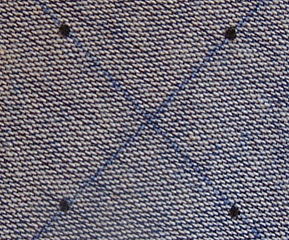
#> input picture cv08/cv08_im1.bmp, 289 x 240 px
$ python cv08.py
#> lines starting #> are read from the running program, lines starting #| are printed output that depends on the picture; after the words box and inside, x2 and y2 are one past the last pixel; in counts of white or black regions, pixels touching at a corner belong together
### cv08/barvic.py
import  matplotlib.pyplot as plt
import cv2
import numpy as np

equivalent = list()

# [8 lines left out: function Thresholding, not called in this run]

#region barvení oblastí

def get_neighbours(image,y,x):
    results = set()
    for iy in range(max(0,y-1),y+1):
        for ix in range(max(0,x-1),min(image.shape[1],x+2)):
            if image[iy,ix] != 0 and image[iy,ix] != 1:
                results.add(image[iy,ix])
    return results
def add_to_equivalent(neighbours):
    selected_lists = list()
    final_group = set()
    for neighbour in neighbours:
        found = False
        for group in equivalent:
            if neighbour in group: #Barva už je v jednom listu => vybere list a spojí s ostatními vybranými listy listy
                if group not in selected_lists:
                    selected_lists.append(group)
                found = True
                break
        if not found: # barva ještě není v seznamu
            final_group.add(neighbour)

    if len(selected_lists) > 1 or not found: #pokud byla nalezena nová barva anebo 2 či více listů potřebují spojit
        for selected_list in selected_lists:
            equivalent.remove(selected_list)
            final_group = final_group.union(selected_list)
        equivalent.append(final_group)

def compute_centroid():
    for color_stat in color_stats.values():
        color_stat.xt = color_stat.x / color_stat.count
        color_stat.yt = color_stat.y / color_stat.count
def get_color(value):
    for i in range(0,len(equivalent)):
        if value in equivalent[i]:
            return i+2
    raise Exception()

#region statistiky o barvení oblastí
color_stats = dict()
class Color_stats:
    y = 0
    x = 0
    count = 0
    xt = 0
    yt = 0
    def add(self,y,x):
        self.y += y
        self.x += x
        self.count += 1
#endregion
#endregion

#region public method

def main(image):
    # první průchod barvení
    result = image.copy()
    highest_number = 2
    for y in range(0, result.shape[0]):
        for x in range(0, result.shape[1]):
            if result[y, x] == 0:
                continue
            neighbours = get_neighbours(result, y, x)
            if len(neighbours) == 0:
                result[y, x] = highest_number
                equivalent.append([highest_number])
                highest_number += 1
                continue
            if len(neighbours) > 1:
                add_to_equivalent(neighbours.copy())
            result[y, x] = neighbours.pop()
    for i in range(2, len(equivalent) + 2):
        color_stats[i] = Color_stats()
    # druhý průchod barvení
    for y in range(0, result.shape[0]):
        for x in range(0, result.shape[1]):
            if result[y, x] == 0:
                continue
            color = get_color(result[y, x])
            result[y, x] = color
            color_stats[color].add(y, x)
    compute_centroid()
    return result, color_stats


def DrawCentroid(image):
    for color_stat in color_stats.values():
        image = cv2.circle(image, (int(color_stat.xt), int(color_stat.yt)), radius=0, color=(0, 255,0), thickness=4)
    return image

def Reset():
    equivalent = list()
    Color_stats = dict()

### cv08/cv08.py
import cv2
import matplotlib.pyplot as plt
import numpy as np
import barvic


def Get_1_value(image,index):
    result = np.zeros((image.shape[0], image.shape[1]))
    for y in range(0,image.shape[0]):
        for x in range(0,image.shape[1]):
            result[y,x] = image[y,x,index] / 250
    return result

def Thresholding(image,threshold,bigger = 1):
    lower = 0
    if bigger == 0:
        lower = 1
    for y in range(0,image.shape[0]):
        for x in range(0,image.shape[1]):
            if image[y,x] < threshold:
                image[y,x] = bigger
            else :
                image[y,x] = lower
    return image

def Open(image,mask):
    result = cv2.erode(image,mask,iterations=1)
    result = cv2.dilate(result,mask,iterations=1)
    return result


if __name__ == "__main__":


    image_path1 = "cv08_im1.bmp"
    original = cv2.imread(image_path1)
#> original is the input picture: shape (240, 289, 3); mean B, G, R 117.3, 106.8, 111.1
    image = cv2.cvtColor(original, cv2.COLOR_BGR2GRAY)
    plt.subplot(1, 2, 1)
    plt.imshow(image,cmap="gray")
    plt.subplot(1, 2, 2)
    plt.hist(image.flatten())
    plt.show()
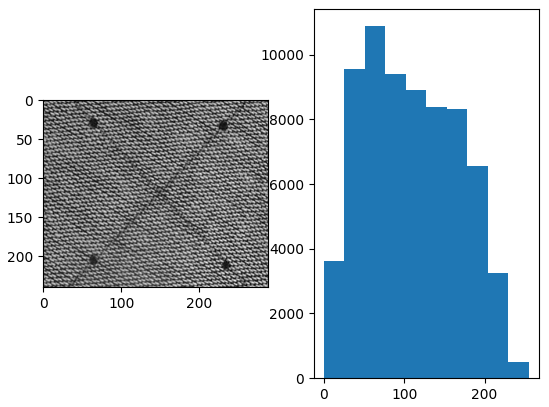
#> figure drawn by matplotlib, 2 panels; panel 2: tallest bar 10876 high, from x = 51 to 76.5
    threshold = 130
    bin_image = Thresholding(image,threshold)
#> after the loop in Thresholding, `for y in range(0,image.shape[0]):`:
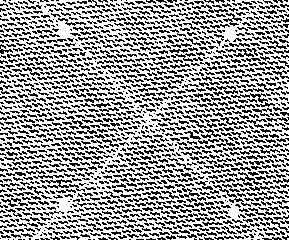
#> image: shape (240, 289); values 0 (black) and 1 (white), 62% white; black in thin lines or dots
    mask = np.array([[0, 0, 0, 1, 0, 0, 0],
                     [0, 1, 1, 1, 1, 1, 1],
                     [0, 1, 1, 1, 1, 1, 1],
                     [0, 1, 1, 1, 1, 1, 1],
                     [1, 1, 1, 1, 1, 1, 1],
                     [1, 1, 1, 1, 1, 1, 1],
                     [1, 1, 1, 1, 1, 1, 1],
                     [0, 1, 1, 1, 1, 1, 1]], dtype=np.uint8)
    open_image = Open(bin_image, mask)
#> in Open, `result = cv2.erode(image,mask,iterations=1)`: result: shape (240, 289); values 0 (black) and 1 (white), 0.17% white; 4 white regions, box (x1, y1, x2, y2) and area: (61, 25, 67, 36) 41, (227, 30, 233, 37) 30, (62, 201, 67, 209) 28, (231, 209, 236, 216) 20
#> in Open, `result = cv2.dilate(result,mask,iterations=1)`: result: shape (240, 289); values 0 (black) and 1 (white), 0.83% white; 4 white regions, box (x1, y1, x2, y2) and area: (58, 22, 70, 40) 176, (224, 27, 236, 41) 140, (59, 198, 70, 213) 138, (228, 206, 239, 220) 121
    colored_image, color_stats = barvic.main(open_image)
#> after the loop in main, `for y in range(0, result.shape[0]):`:
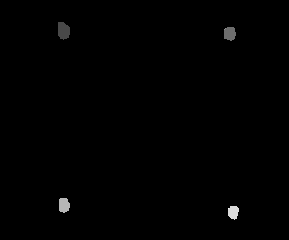
#> result: shape (240, 289); min 0, max 7, mean 0.0316; drawn with min black and max white
#> after the loop in main, `for y in range(0, result.shape[0]):`: equivalent = 4 items; highest_number = 8
#> the loop in main, `for i in range(2, len(equivalent) + 2):` made 4 passes
#> after the loop in main, `for i in range(2, len(equivalent) + 2):`: color_stats = 4 items
#> after the loop in main, `for y in range(0, result.shape[0]):`: result: shape (240, 289); 0.38% of pixels changed, all inside (x1, y1, x2, y2) = (59, 28, 239, 220)
#> the loop in compute_centroid, `for color_stat in color_stats.values():` made 4 passes

    plt.subplot(2,2,1)
    plt.imshow(bin_image,cmap="gray")
    plt.title("bin image")
    plt.subplot(2, 2, 2)
    plt.imshow(open_image, cmap="gray")
    plt.title("open image")
    plt.subplot(2, 2, 3)
    plt.imshow(colored_image, cmap="gray")
    plt.title("colored image")
    plt.subplot(2,2,4)
    plt.title("original image with centroid")
    plt.imshow(barvic.DrawCentroid(original))
#> the loop in DrawCentroid, `for color_stat in color_stats.values():` made 4 passes
#> after the loop in DrawCentroid, `for color_stat in color_stats.values():`: image: shape (240, 289, 3); mean B, G, R 117.3, 107, 111.1
    plt.show()
#> figure, not shown here; B, G, R data is drawn as R, G, B

    barvic.Reset()
    original2 = cv2.imread("cv08_im2.bmp")
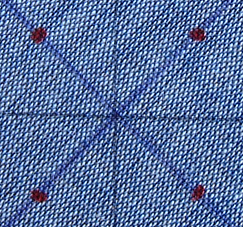
#> input picture cv08/cv08_im2.bmp, 243 x 227 px
#> original2 is the input picture: shape (227, 243, 3); mean B, G, R 158.1, 112.5, 88.7
    original2 = cv2.cvtColor(original2,cv2.COLOR_BGR2RGB)
    YCb = cv2.cvtColor(original2, cv2.COLOR_RGB2YCR_CB)
#> YCb: shape (227, 243, 3); mean of channels 0, 1, 2 110.6, 112.3, 154.8
    image_CR = Get_1_value(YCb, 1)
#> after the loop in Get_1_value, `for y in range(0,image.shape[0]):`:
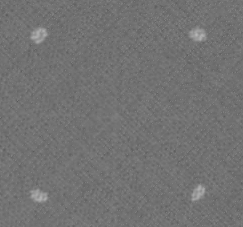
#> result: shape (227, 243) float64; min 0.348, max 0.716, mean 0.449
    image_CR_threshold = Thresholding(image_CR, 0.55, 0)
#> after the loop in Thresholding (call 2), `for y in range(0,image.shape[0]):`: image: shape (227, 243) float64; values 0 (black) and 1 (white), 1.1% white; 4 white regions, box (x1, y1, x2, y2) and area: (31, 28, 47, 44) 167, (190, 28, 206, 41) 149, (31, 189, 48, 202) 144, (192, 185, 205, 201) 135
    image_CR_paint,_ = barvic.main(image_CR_threshold)
#> after the loop in main (call 2), `for y in range(0, result.shape[0]):`:
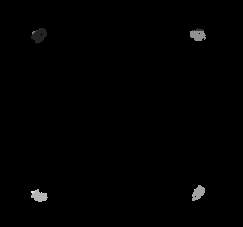
#> result: shape (227, 243) float64; min 0, max 14, mean 0.0753; drawn with min black and max white
#> the loop in main (call 2), `for i in range(2, len(equivalent) + 2):` made 3 passes
#> after the loop in main (call 2), `for y in range(0, result.shape[0]):`:
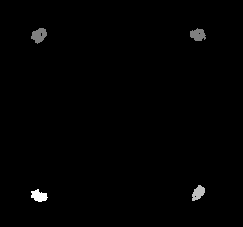
#> result: shape (227, 243) float64; 0.79% of pixels changed, all inside (x1, y1, x2, y2) = (31, 28, 206, 202); drawn with min black and max white
#> the loop in compute_centroid (call 2), `for color_stat in color_stats.values():` made 4 passes
    image_cr_centroid = barvic.DrawCentroid(original2.copy())
#> the loop in DrawCentroid (call 2), `for color_stat in color_stats.values():` made 4 passes
#> after the loop in DrawCentroid (call 2), `for color_stat in color_stats.values():`: image: shape (227, 243, 3); mean R, G, B 88.6, 112.7, 158
    plt.subplot(2, 2, 1)
    plt.imshow(original2)
    plt.subplot(2, 2, 2)
    plt.imshow(image_CR_threshold,cmap="gray")
    plt.subplot(2, 2, 3)
    plt.imshow(image_CR_paint)
    plt.subplot(2, 2, 4)
    plt.imshow(image_cr_centroid)
    plt.show()
